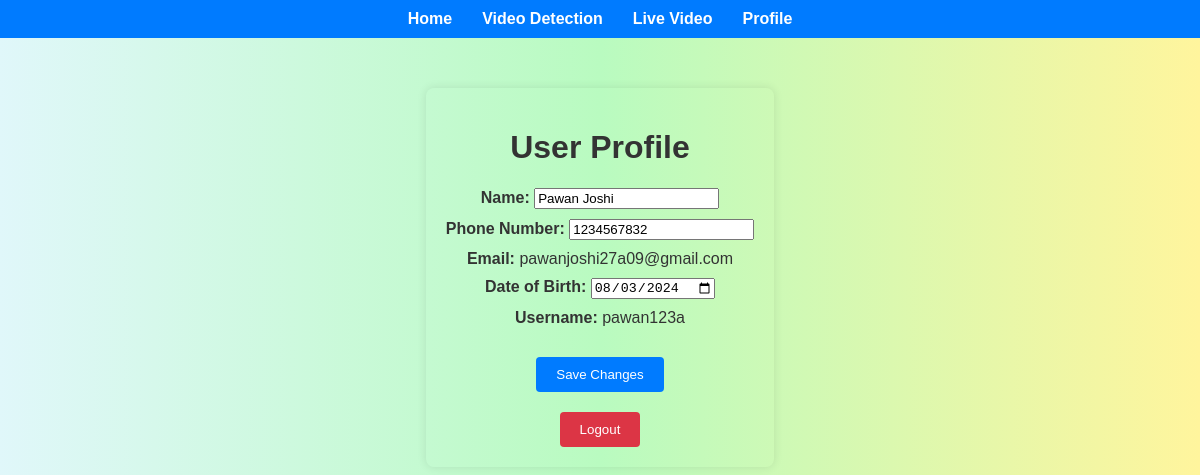
/user/profile (signed in), run on the app's committed database.
### models.py (models this page shows, shortened)
class User(db.Model):
    id = db.Column(db.Integer, primary_key=True)
    username = db.Column(db.String(20), unique=True, nullable=False)
    email = db.Column(db.String(50), unique=True, nullable=False)
    contact_number = db.Column(db.String(15), unique=True, nullable=False)
    name = db.Column(db.String(50), nullable=False)
    dob = db.Column(db.Date, nullable=False)
    password = db.Column(db.String(128), nullable=False)
    accepted = db.Column(db.Boolean, default=False)  # New field for acceptance status
    otp = db.Column(db.String(6))  # For OTP
    otp_expiry = db.Column(db.DateTime)  # For OTP expiry

### user.py (the view, shortened to what this page needs)
@user_bp.route('/user/profile', methods=['GET', 'POST'])
def profile():
    if 'user_id' not in session:
        flash('You need to log in first.', 'warning')
        return redirect(url_for('user.login'))
    user = User.query.get(session['user_id'])
    return render_template('profile.html', user=user)

### templates/profile.html (shortened to what this page needs)
<!DOCTYPE html>
<html lang="en">
<head>
</head>
<body>
    <nav>
        <ul>
            <li><a href="{{ url_for('user.home') }}">Home</a></li>
            <li><a href="{{ url_for('user.video_detection') }}">Video Detection</a></li>
            <li><a href="{{ url_for('user.live_video') }}">Live Video</a></li>
            <li><a href="{{ url_for('user.profile') }}">Profile</a></li>
        </ul>
    </nav>
    <div class="container">
        <h1>User Profile</h1>
        <div class="profile-info">
            <form method="POST">
                <p><strong>Name:</strong> <input type="text" name="name" value="{{ user.name }}"></p>
                <p><strong>Phone Number:</strong> <input type="text" name="contact_number" value="{{ user.contact_number }}"></p>
                <p><strong>Email:</strong> {{ user.email }}</p>
                <p><strong>Date of Birth:</strong> <input type="date" name="dob" value="{{ user.dob }}"></p>
                <p><strong>Username:</strong> {{ user.username }}</p>
                <button type="submit" class="edit-button">Save Changes</button>
            </form>
            <form method="POST" action="{{ url_for('user.logout') }}">
                <button type="submit" class="logout-button">Logout</button>
            </form>
        </div>
    </div>
</body>
</html>

### templates/profile.html (style rules this page uses)
body { background: linear-gradient(to right, #e0f7fa, #b9fbc0, #fff59d); display: flex; flex-direction: column; min-height: 100vh; margin: 0; font-family: Arial, sans-serif; color: #333; }
nav { background-color: #007bff; padding: 10px; }
nav ul { list-style: none; margin: 0; padding: 0; display: flex; justify-content: center; }
nav ul li { margin: 0 15px; }
nav ul li a { color: #fff; text-decoration: none; font-weight: bold; }
.container { max-width: 800px; margin: 50px auto; padding: 20px; background-color: linear-gradient(to right, #e0f7fa, #b9fbc0, #fff59d); border-radius: 8px; box-shadow: 0 0 10px rgba(0, 0, 0, 0.1); text-align: center; }
.profile-info p { margin: 10px 0; }
.edit-button, .logout-button { margin-top: 20px; padding: 10px 20px; background-color: #007bff; color: white; border: none; border-radius: 4px; cursor: pointer; }
.logout-button { background-color: #dc3545; }

### data on the page
User: name "Pawan Joshi", contact_number "1234567832", email "pawanjoshi27a09@gmail.com", dob "08/03/2024", username "pawan123a"
